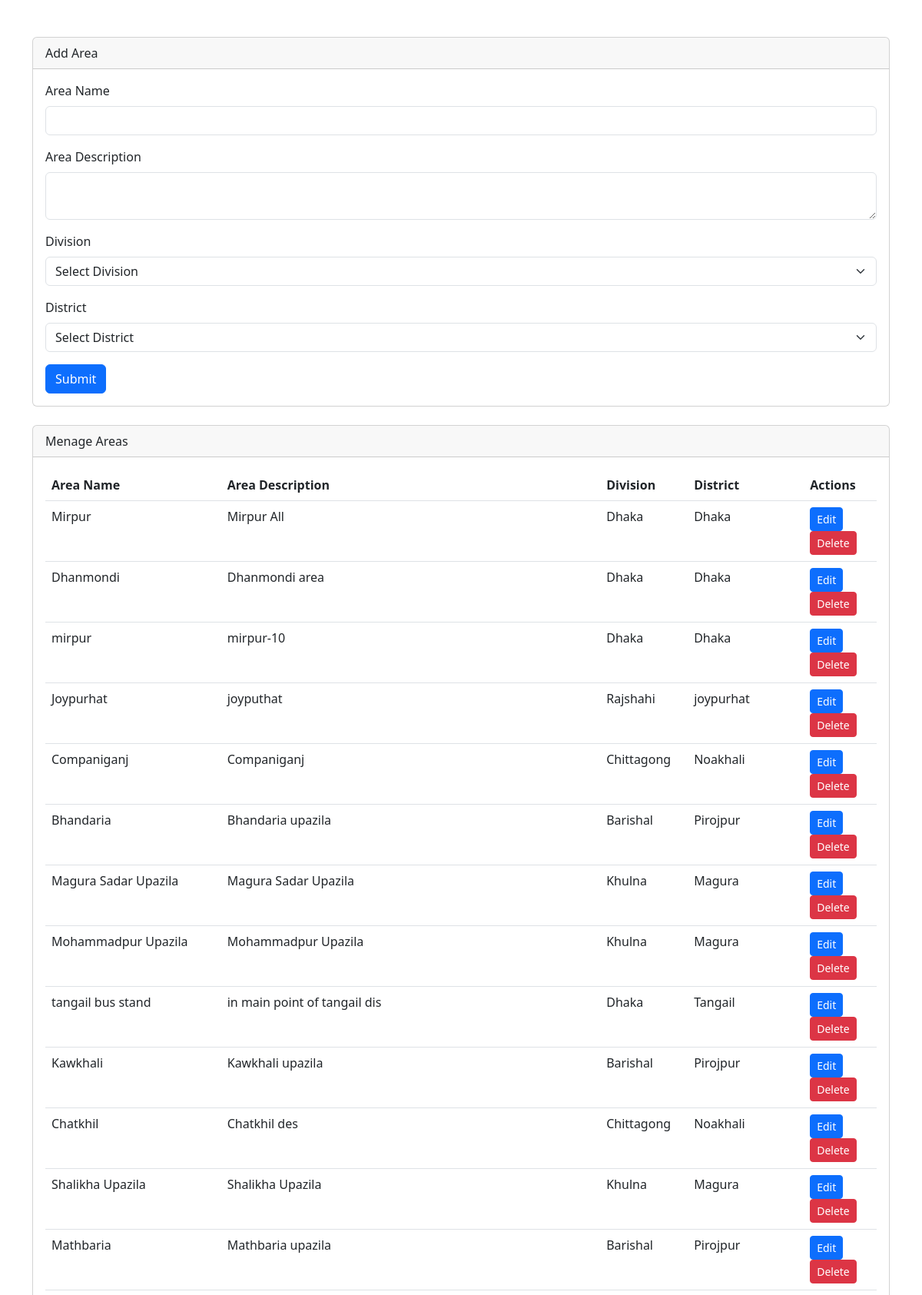
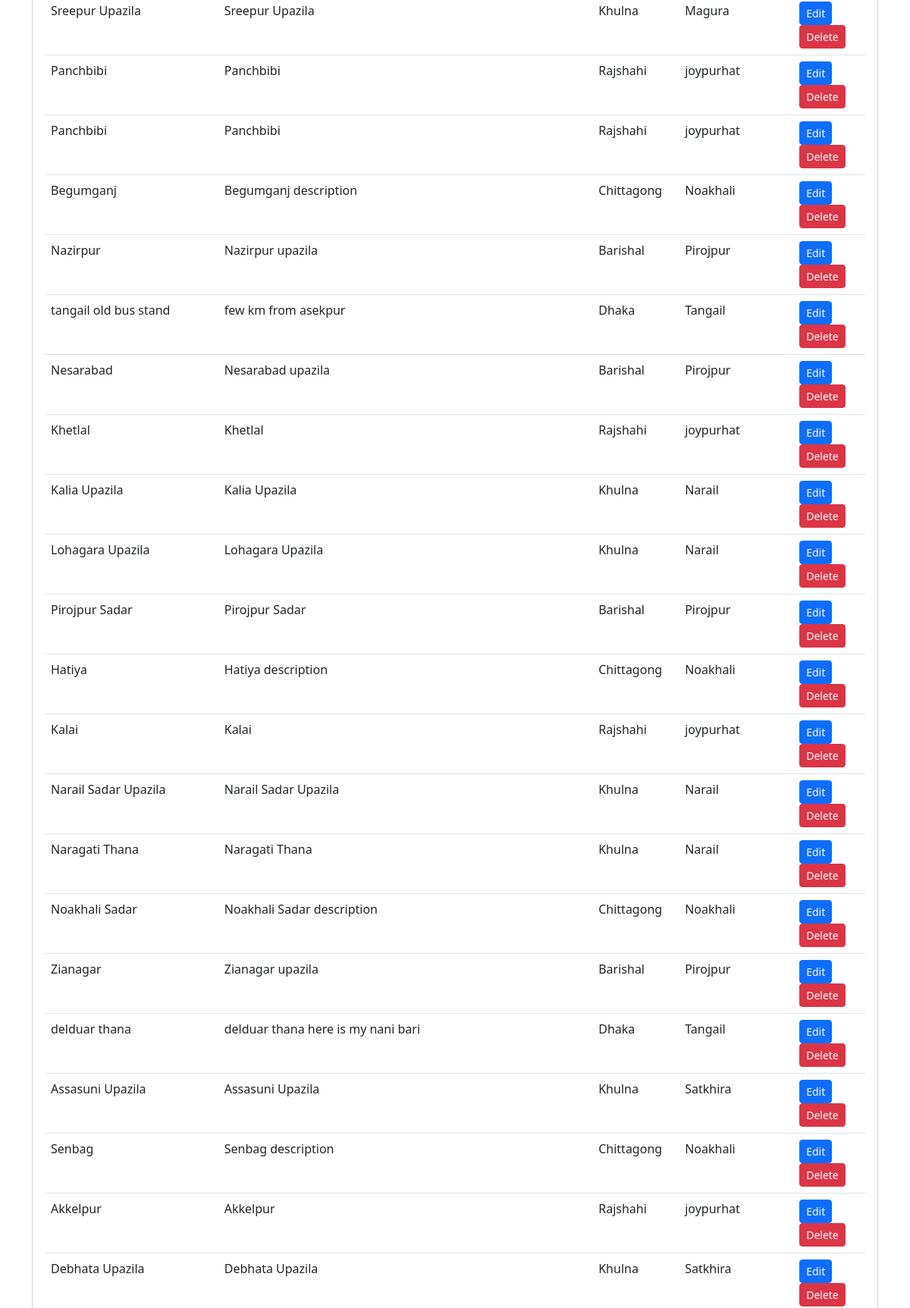
The page /admin/area.php (upper part) on the database its author committed (2 pictures, top to bottom).
### tables this page shows
CREATE TABLE `area` (
  `areaid` int(3) NOT NULL,
  `areaname` varchar(60) NOT NULL,
  `areadesc` varchar(200) NOT NULL,
  `divid` int(2) NOT NULL,
  `distid` int(2) NOT NULL,
  `createdate` datetime NOT NULL DEFAULT current_timestamp()
);

CREATE TABLE `division` (
  `divid` int(2) NOT NULL,
  `divname` varchar(20) NOT NULL,
  `divdesc` varchar(200) NOT NULL,
  `createdate` datetime NOT NULL DEFAULT current_timestamp()
);

CREATE TABLE `district` (
  `distid` int(2) NOT NULL,
  `distname` varchar(30) NOT NULL,
  `distdesc` varchar(200) NOT NULL,
  `divid` int(2) NOT NULL,
  `createdate` datetime NOT NULL DEFAULT current_timestamp()
);

### admin/area.php (the view, shortened to what this page needs)
<?php require 'connDB.php'; ?>
<!DOCTYPE html>
<html>
<head>
    <link rel="stylesheet" href="../assets/css/bootstrap.min.css">
</head>
<body>
    <div class="container">
        <div class="card mt-5">
            <div class="card-header">Add Area</div>
            <div class="card-body">
                <form id="areaForm" method="post" action="insert_area.php">
                    <div class="mb-3">
                        <label for="areaname" class="form-label">Area Name</label>
                        <input type="text" class="form-control" id="areaname" name="areaname" required>
                    </div>
                    <div class="mb-3">
                        <label for="areadesc" class="form-label">Area Description</label>
                        <textarea class="form-control" id="areadesc" name="areadesc" required></textarea>
                    </div>
                    <div class="mb-3">
                        <label for="division" class="form-label">Division</label>
                        <select class="form-select" id="division" name="division" required>
                            <option value="">Select Division</option>
                        </select>
                    </div>
                    <div class="mb-3">
                        <label for="district" class="form-label">District</label>
                        <select class="form-select" id="district" name="district" required>
                            <option value="">Select District</option>
                        </select>
                    </div>
                    <button type="submit" class="btn btn-primary">Submit</button>
                </form>
            </div>
        </div>
        <div class="card mt-4">
            <div class="card-header">Menage Areas</div>
            <div class="card-body">
                <table class="table">
                    <thead>
                        <tr>
                            <th>Area Name</th>
                            <th>Area Description</th>
                            <th>Division</th>
                            <th>District</th>
                            <th>Actions</th>
                        </tr>
                    </thead>
                    <tbody>
                        <?php
                        $query = "SELECT a.*, d.divname, dt.distname FROM area a
                          INNER JOIN division d ON a.divid = d.divid
                          INNER JOIN district dt ON a.distid = dt.distid";
                        $result = mysqli_query($conn, $query);
                        if ($result && mysqli_num_rows($result) > 0) {
                            while ($row = mysqli_fetch_assoc($result)) {
                                echo "<tr>";
                                echo "<td>" . $row['areaname'] . "</td>";
                                echo "<td>" . $row['areadesc'] . "</td>";
                                echo "<td>" . $row['divname'] . "</td>";
                                echo "<td>" . $row['distname'] . "</td>";
                                echo "<td>";
                                echo "<button class='btn btn-sm btn-primary edit-area'
                              data-areaid='" . $row['areaid'] . "'
                              data-areaname='" . $row['areaname'] . "'
                              data-areadesc='" . $row['areadesc'] . "'
                              data-divisionid='" . $row['divid'] . "'
                              data-districtid='" . $row['distid'] . "'>Edit</button>";
                                echo "<button class='btn btn-sm btn-danger delete-area' data-areaid='" . $row['areaid'] . "'>Delete</button>";
                                echo "</td>";
                                echo "</tr>";
                            }
                        } else {
                            echo "<tr><td colspan='5'>No records found.</td></tr>";
                        }
                        ?>
                    </tbody>
                </table>
            </div>
        </div>
    </div>
</body>
</html>

### rows shown on the page
area: areaname "Mirpur", areadesc "Mirpur All", divid.divname "Dhaka", distid.distname "Dhaka"
area: areaname "Dhanmondi", areadesc "Dhanmondi area", divid.divname "Dhaka", distid.distname "Dhaka"
area: areaname "mirpur", areadesc "mirpur-10", divid.divname "Dhaka", distid.distname "Dhaka"
area: areaname "Joypurhat", areadesc "joyputhat", divid.divname "Rajshahi", distid.distname "joypurhat"
area: areaname "Companiganj", areadesc "Companiganj", divid.divname "Chittagong", distid.distname "Noakhali"
area: areaname "Bhandaria", areadesc "Bhandaria upazila", divid.divname "Barishal", distid.distname "Pirojpur"
area: areaname "Magura Sadar Upazila", areadesc "Magura Sadar Upazila", divid.divname "Khulna", distid.distname "Magura"
area: areaname "Mohammadpur Upazila", areadesc "Mohammadpur Upazila", divid.divname "Khulna", distid.distname "Magura"
area: areaname "tangail bus stand", areadesc "in main point of tangail dis", divid.divname "Dhaka", distid.distname "Tangail"
area: areaname "Kawkhali", areadesc "Kawkhali upazila", divid.divname "Barishal", distid.distname "Pirojpur"
area: areaname "Chatkhil", areadesc "Chatkhil des", divid.divname "Chittagong", distid.distname "Noakhali"
area: areaname "Shalikha Upazila", areadesc "Shalikha Upazila", divid.divname "Khulna", distid.distname "Magura"
area: areaname "Mathbaria", areadesc "Mathbaria upazila", divid.divname "Barishal", distid.distname "Pirojpur"
area: areaname "Sreepur Upazila", areadesc "Sreepur Upazila", divid.divname "Khulna", distid.distname "Magura"
area: areaname "Panchbibi", areadesc "Panchbibi", divid.divname "Rajshahi", distid.distname "joypurhat"
area: areaname "Panchbibi", areadesc "Panchbibi", divid.divname "Rajshahi", distid.distname "joypurhat"
area: areaname "Begumganj", areadesc "Begumganj description", divid.divname "Chittagong", distid.distname "Noakhali"
area: areaname "Nazirpur", areadesc "Nazirpur upazila", divid.divname "Barishal", distid.distname "Pirojpur"
area: areaname "tangail old bus stand", areadesc "few km from asekpur", divid.divname "Dhaka", distid.distname "Tangail"
area: areaname "Nesarabad", areadesc "Nesarabad upazila", divid.divname "Barishal", distid.distname "Pirojpur"
area: areaname "Khetlal", areadesc "Khetlal", divid.divname "Rajshahi", distid.distname "joypurhat"
area: areaname "Kalia Upazila", areadesc "Kalia Upazila", divid.divname "Khulna", distid.distname "Narail"
area: areaname "Lohagara Upazila", areadesc "Lohagara Upazila", divid.divname "Khulna", distid.distname "Narail"
area: areaname "Pirojpur Sadar", areadesc "Pirojpur Sadar", divid.divname "Barishal", distid.distname "Pirojpur"
area: areaname "Hatiya", areadesc "Hatiya description", divid.divname "Chittagong", distid.distname "Noakhali"
area: areaname "Kalai", areadesc "Kalai", divid.divname "Rajshahi", distid.distname "joypurhat"
area: areaname "Narail Sadar Upazila", areadesc "Narail Sadar Upazila", divid.divname "Khulna", distid.distname "Narail"
area: areaname "Naragati Thana", areadesc "Naragati Thana", divid.divname "Khulna", distid.distname "Narail"
area: areaname "Noakhali Sadar", areadesc "Noakhali Sadar description", divid.divname "Chittagong", distid.distname "Noakhali"
area: areaname "Zianagar", areadesc "Zianagar upazila", divid.divname "Barishal", distid.distname "Pirojpur"
area: areaname "delduar thana", areadesc "delduar thana here is my nani bari", divid.divname "Dhaka", distid.distname "Tangail"
area: areaname "Assasuni Upazila", areadesc "Assasuni Upazila", divid.divname "Khulna", distid.distname "Satkhira"
area: areaname "Senbag", areadesc "Senbag description", divid.divname "Chittagong", distid.distname "Noakhali"
area: areaname "Akkelpur", areadesc "Akkelpur", divid.divname "Rajshahi", distid.distname "joypurhat"
area: areaname "Debhata Upazila", areadesc "Debhata Upazila", divid.divname "Khulna", distid.distname "Satkhira"
